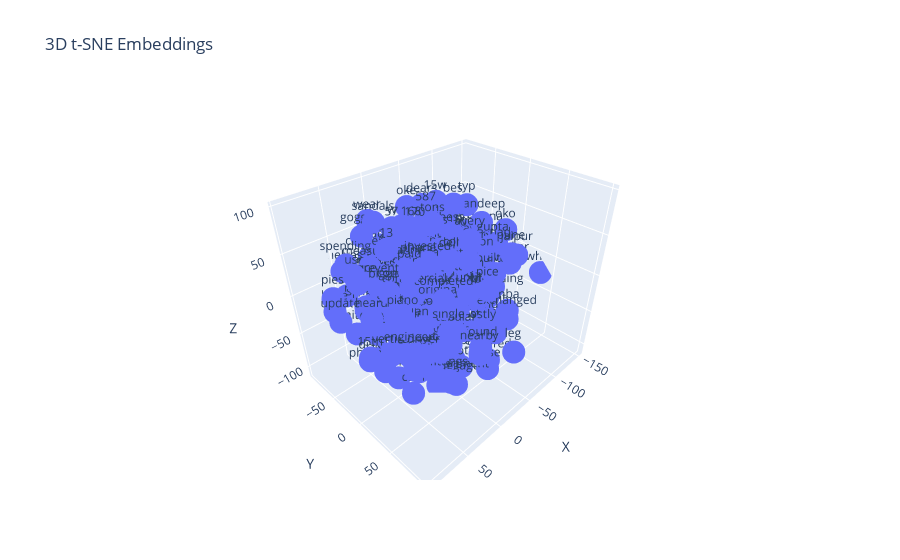

The code cell stored with this chart in its notebook:
### Markdown cell above
### TODO Recording:

- Please zoom into the plot so you can see more detail
- Then pan till you see at least some similar words close to each other in space

### Code cell
preprocessed_tokens = ' '.join(df['text']).split()

glove_words = list(set([word for word in preprocessed_tokens if word in gigaword_glove_model]))

visualize_embeddings_3d(gigaword_glove_model, glove_words, num_words_to_visualize=200)

### Figure 1 — Plotly figure (JSON) as saved in the notebook; plotly's stock layout.template omitted (floating-point values rounded to 4 significant figures; data arrays with more than 128 entries replaced by an {"elided": "..."} marker saying what was removed)
{"data": [{"hovertemplate": "X=%{x}<br>Y=%{y}<br>Z=%{z}<br>Word=%{text}<extra></extra>", "legendgroup": "", "marker": {"color": "#636efa", "symbol": "circle"}, "mode": "markers+text", "name": "", "scene": "scene", "showlegend": false, "text": {"elided": "200 str values"}, "type": "scatter3d", "x": {"elided": "200 float values"}, "y": {"elided": "200 float values"}, "z": {"elided": "200 float values"}}], "layout": {"legend": {"tracegroupgap": 0}, "scene": {"domain": {"x": [0, 1], "y": [0, 1]}, "xaxis": {"title": {"text": "X"}}, "yaxis": {"title": {"text": "Y"}}, "zaxis": {"title": {"text": "Z"}}}, "title": {"text": "3D t-SNE Embeddings"}}}
